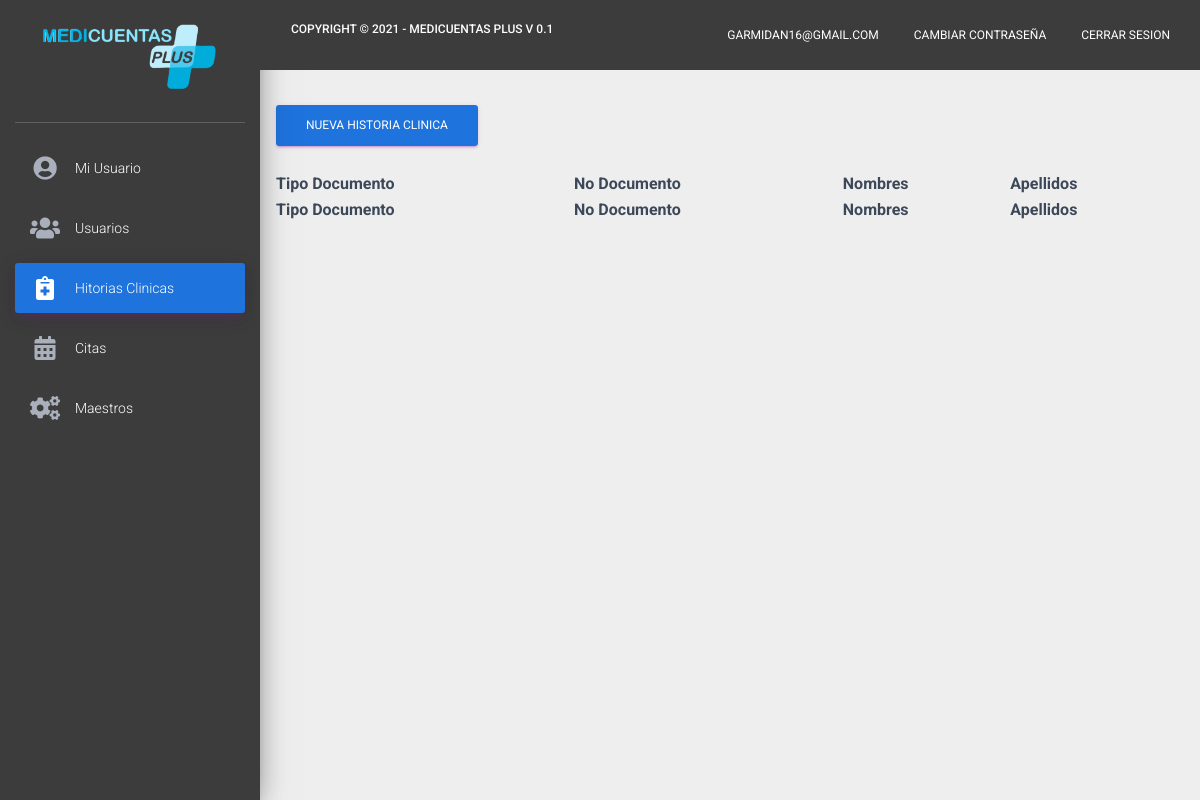
The page /historiasclinicas (signed in) on the database as committed earlier.
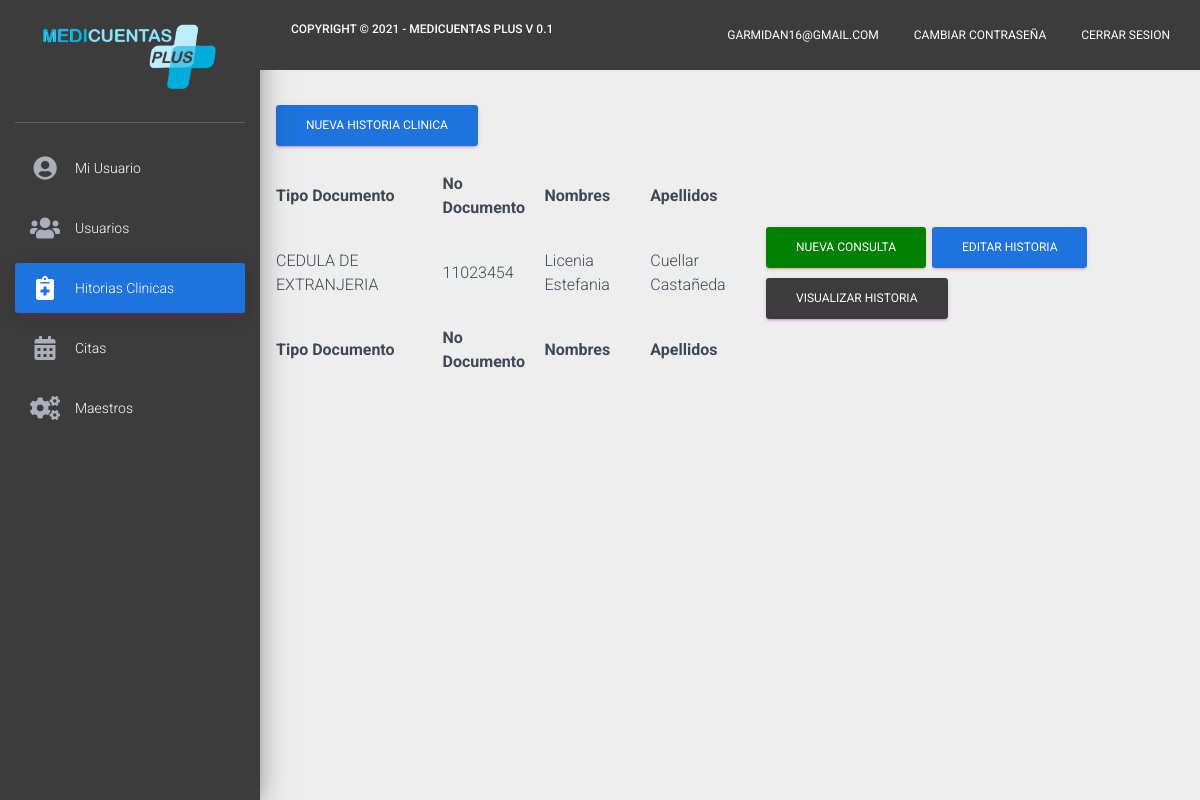
The same page on the database as committed later.
### modelos/models.py (models this page shows)
class HistoriasClinica(models.Model):
    paciente =  models.ForeignKey(Paciente, on_delete=models.CASCADE, blank=True,null=True)
    especialista =  models.ForeignKey(Usuario, on_delete=models.CASCADE, blank=True,null=True)

class Paciente(models.Model):
    nombres = models.CharField(max_length=1000, blank=True, null=True)
    apellidos = models.CharField(max_length=1000, blank=True, null=True)
    fechanacimiento = models.DateField(blank=True, null=True)
    edad = models.IntegerField( blank=True, null=True)
    sexo = models.CharField(max_length=500, blank=True, null= True)
    telefono = models.CharField(max_length=500, blank=True, null= True)
    tipodocumento= models.CharField(max_length=1000, blank=True, null=True)
    numerodocumento = models.CharField(max_length=500, blank=True, null= True)
    movil = models.CharField(max_length=500, blank=True, null= True)
    correo = models.CharField(max_length=500, blank=True, null= True)

### modelos/views.py (the view, shortened to what this page needs)
# urls.py: path('historiasclinicas',historiaclinica),
def historiaclinica(request):
    if request.session.get('validar') == False:
        return redirect('/')
    else:
        if request.session.get('user'):
            diagnosticos = Diagnostico.objects.all()
            usuario = Usuario.objects.get(id=request.session.get('user'))
            validacion = 0
            pacientes = Paciente.objects.all()
            paciente = Paciente.objects.all()
            historiaclinica = HistoriasClinica.objects.all()
            if usuario.rol == "Prestador":
                historiaclinica = HistoriasClinica.objects.filter(especialista = usuario)
            return render(request,"historiasclinicas.html",{"usuario":usuario,"pacientes":pacientes,"historiaclinica":historiaclinica,"validacion":validacion,"sesion":request.session.get('validar'),"diagnosticos":diagnosticos})
        else:
            return redirect('/')

### modelos/templates/historiasclinicas.html (shortened to what the changed rows need)
<!doctype html>
<html lang="en">
{% load static %}
<head>
    <link rel="stylesheet" href="https://maxcdn.bootstrapcdn.com/font-awesome/latest/css/font-awesome.min.css">
    <link rel="stylesheet" href="https://use.fontawesome.com/releases/v5.7.0/css/all.css"
>
    <link href="https://cdn.jsdelivr.net/npm/bootstrap@5.1.1/dist/css/bootstrap.min.css" rel="stylesheet"
>
    <link href="{% static 'css/material-dashboard.css' %}" rel="stylesheet" />
</head>
<body>
    <div class="wrapper ">
        <div class="main-panel">
            <div class="content">
                <form method="POST" action="/historiasclinicas">
                    <table id="example" class="display nowrap" style="width:100%">
                        <thead>
                            <tr>
                                <th>Tipo Documento</th>
                                <th>No Documento</th>
                                <th>Nombres</th>
                                <th>Apellidos</th>
                                {% if usuario.rol == 'Administrador'%}
                                <th></th>
                                {%else%}
                                {% if usuario.rol == 'Prestador'%}
                                <th></th>
                                {%endif%}
                                {%endif%}
                            </tr>
                        </thead>
                        <tbody>
                            {% for hist in historiaclinica%}
                            <tr>
                                <td>{{hist.paciente.tipodocumento}}</td>
                                <td>{{hist.paciente.numerodocumento}}</td>
                                <td>{{hist.paciente.nombres}}</td>
                                <td>{{hist.paciente.apellidos}}</td>
                                {% if usuario.rol == 'Administrador'%}
                                <td>
                                    <a href="/historiasclinicas/historialregistrarconsulta/{{hist.id}}" type="submit"
                                        style="background-color: green; color: white;" class="btn btn-danger">Nueva
                                        Consulta</a>
                                    <a href="/historiasclinicas/editarhistoriaclinica/{{hist.id}}" type="submit"
                                        style="background-color: #1e73dc; color: white;" class="btn btn-danger">Editar
                                        Historia</a>
                                    <a type="button" onclick="generatepdf('{{hist.id}}');"
                                        style="background-color: #3c3c3c; color: white;"
                                        class="btn btn-primary">Visualizar Historia</a>
                                </td>
                                {%endif%}
                            </tr>
                            {% endfor %}
                        </tbody>
                        <tfoot>
                            <tr>
                                <th>Tipo Documento</th>
                                <th>No Documento</th>
                                <th>Nombres</th>
                                <th>Apellidos</th>
                                {% if usuario.rol == 'Administrador'%}
                                <th></th>
                                {%else%}
                                {% if usuario.rol == 'Prestador'%}
                                <th></th>
                                {%endif%}
                                {%endif%}
                            </tr>
                        </tfoot>
                    </table>
                </form>
            </div>
        </div>
    </div>
    <link rel="stylesheet" type="text/css" href="https://cdn.datatables.net/v/dt/dt-1.11.2/datatables.min.css" />
</body>
</html>

Rows that differ between the two databases and show on the page:
added HistoriasClinica: paciente.tipodocumento "CEDULA DE EXTRANJERIA", paciente.numerodocumento "11023454", paciente.nombres "Licenia Estefania", paciente.apellidos "Cuellar Castañeda"
